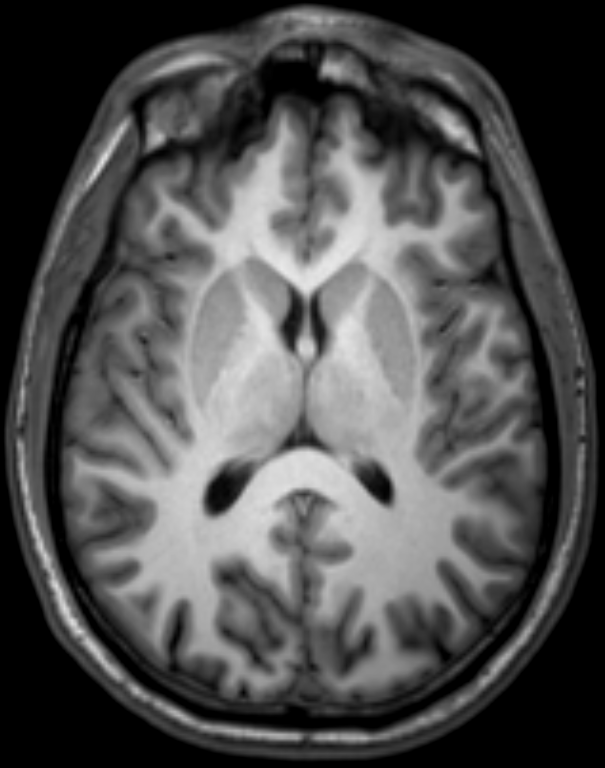
#> input picture Figures/axial_brain.png, 605 x 768 px
$ jupyter execute connected-component-labeling.ipynb   (shell and % lines are left out)   (Python 2 division)
#> lines starting #> are read from the running program, lines starting #| are printed output that depends on the picture; after the words box and inside, x2 and y2 are one past the last pixel; in counts of white or black regions, pixels touching at a corner belong together
# Connected Component Labeling

In this demo, we will apply a threshold to a gray-scale image and we are going to label with different colors the resulting connected components.

[cell 1]
## Loading the necessary libraries
# Directive to plot and dispaly images inline on the jupyter-notebook
import matplotlib.pylab as plt # allows display of images and complex plots
import numpy as np # array processing library, makes python somewhat similar to "Matlab"
import cv2  # OpenCV image processing library
import skimage  # Image processing open-source toolbox

The first step is to load our sample image and display it. It is also good to extract some of its statistics (max, min, etc.), and the image data type. The data type is very important (not in this example). You need the proper data type when performing image operatins (+, -, x, /), otherwise you might get overflow (underflow) and rounding problems.

[cell 2]
img = cv2.imread('../Figures/axial_brain.png',cv2.IMREAD_GRAYSCALE ) # load image as gray-scale image
#> img is the input picture: shape (768, 605); min 0, max 233, mean 79
# Get some info of the image
print "Image info:"
print "Shape:",img.shape
#| Shape: (768, 605)
print "Max.:",img.max()
#| Max.: 233
print "Min.:", img.min()
#| Min.: 0
print "Data type:", img.dtype
#| Data type: uint8

#Display image on the jupyter-notebook
plt.imshow(img,cmap = "gray")
plt.title("Gray-scale image")
plt.axis('off') # Remove axis of the image. ALways use when displaying images
plt.show()

The most common type of thresholds are lower (<) and upper (>=) thresholds. The upper threshold of an image is the complement of the lower threshold for the same threshold value. This means that if you sum them, you will get a completely white image. After you threshold an image, the result ia a binary image, i.e. its data type is bool.

[cell 3]
t = 60 # threshold value
img_upper = img >= t # applying upper threshold
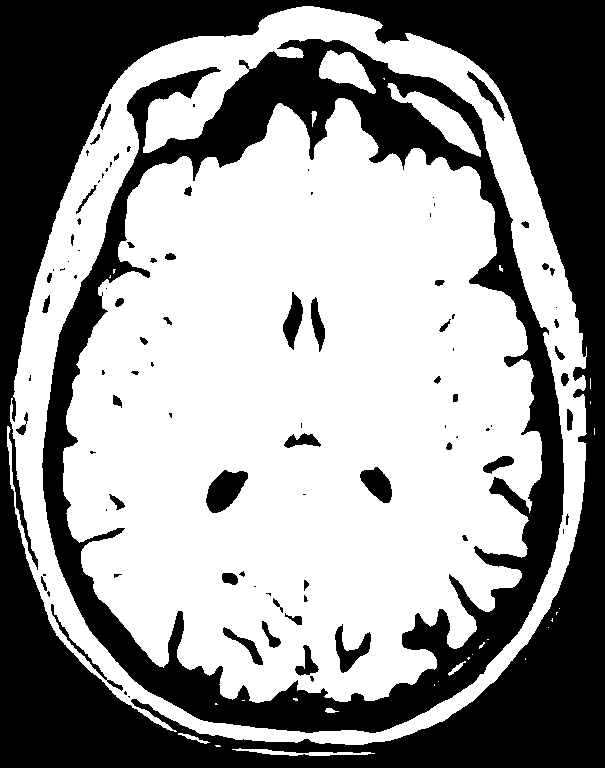
#> img_upper: shape (768, 605) bool; 58.6% white; 96 black regions (44 under 20 px), largest, box (x1, y1, x2, y2) and area: (0, 0, 605, 768) 121319, (42, 39, 564, 733) 62868, (206, 470, 248, 513) 1135
img_lower = img < t # applying lower threshold

print "Data type of the outputs of the thresholds"
print "Upper threshold:", img_upper.dtype
#| Upper threshold: bool
print "Lower threshold:", img_lower.dtype
#| Lower threshold: bool


plt.figure(figsize = (8,4)) # Creates a figure object and controls its size
plt.subplot(1, 2, 1) # Subplots (nrows, ncols, current plot position)
plt.imshow(img_upper,cmap = "gray") # displays upper threshold
plt.title("Upper threshold")
plt.axis('off')

plt.subplot(1, 2, 2) # Goes to the second plot (on the right)
plt.imshow(img_lower,cmap = "gray") # displays lower threshold
plt.title("Lower threshold")
plt.axis('off')
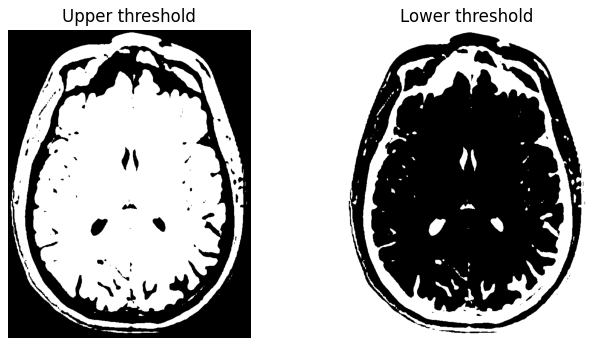
#> figure drawn by matplotlib, 2 panels

The next step is to label the connected components, i.e. "white islands" in the binary image. In order to do that, we will use a function from scikit-image.

[cell 4]
# Calling scikit-image function for labeling connected components. background=0 means
# we don't want to label the background
labeled_upper = skimage.measure.label(img_upper, background=0)
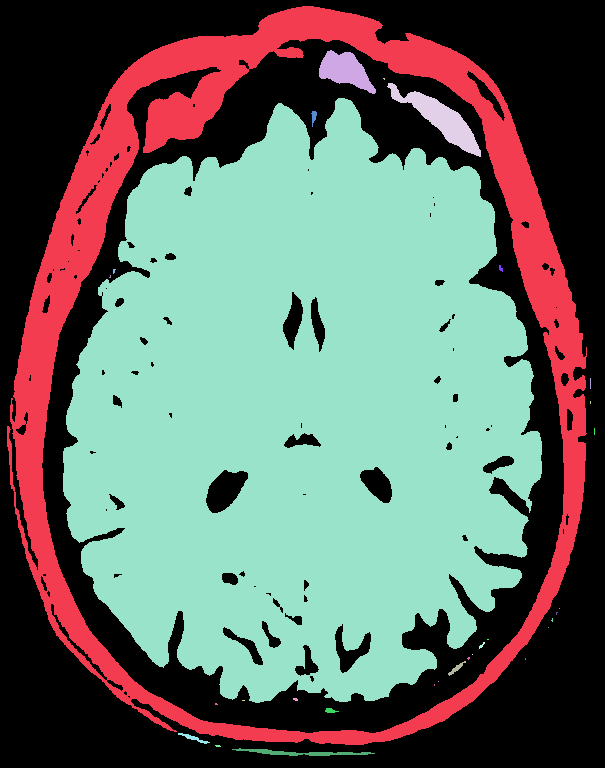
#> labeled_upper: shape (768, 605) int32; 32 distinct labels, from 0 to 31; one colour per label, 0 black
labeled_lower = skimage.measure.label(img_lower, background=0)
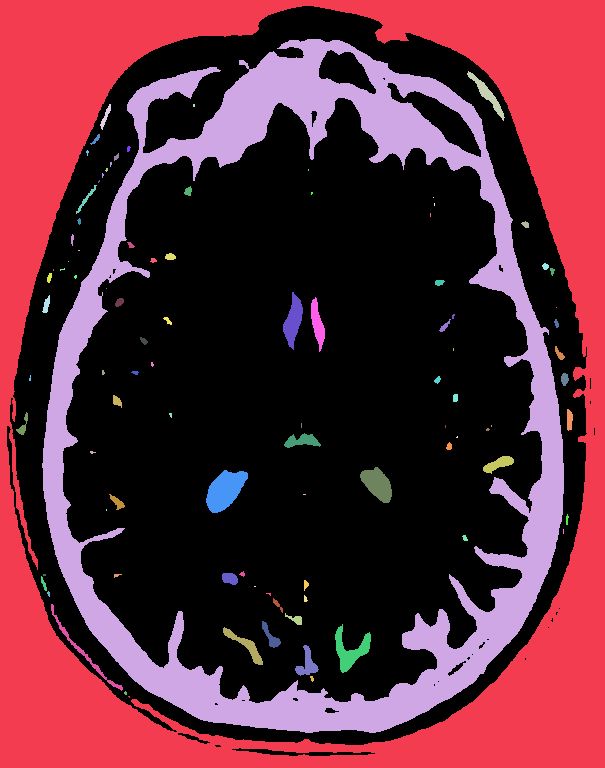
#> labeled_lower: shape (768, 605) int32; 97 distinct labels, from 0 to 96; one colour per label, 0 black

plt.figure(figsize = (8,4))
plt.subplot(1, 2, 1)
plt.imshow(labeled_upper,cmap = "spectral")
plt.title("Upper threshold labeled image")
plt.axis('off')
plt.subplot(1, 2, 2)
plt.imshow(labeled_lower,cmap = "spectral")
plt.title("Lower threshold labeled image")
plt.axis('off')
plt.show()
